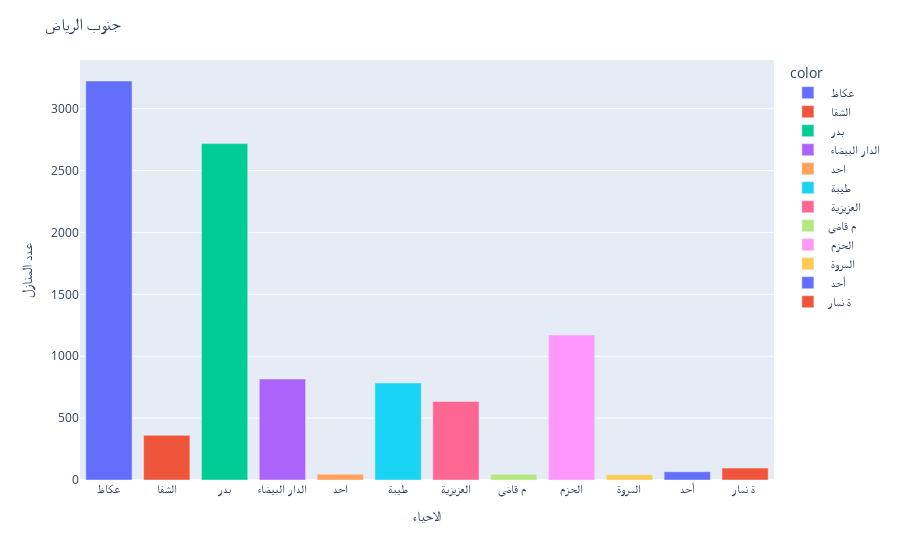

Notebook code cell kept with this figure:
### Code cell
name_s40,count = get_top_names(south_names,40)
fig = px.bar(y=count,x=name_s40,color=name_s40)
fig.update_layout(title='جنوب الرياض',
                  xaxis_title='الاحياء', yaxis_title='عدد المنازل')

### Figure 1 — Plotly figure (JSON) as saved in the notebook; plotly's stock layout.template omitted (floating-point values rounded to 4 significant figures)
{"data": [{"alignmentgroup": "True", "hovertemplate": "color= عكاظ <br>x=%{x}<br>y=%{y}<extra></extra>", "legendgroup": " عكاظ ", "marker": {"color": "#636efa", "pattern": {"shape": ""}}, "name": " عكاظ ", "offsetgroup": " عكاظ ", "orientation": "v", "showlegend": true, "textposition": "auto", "type": "bar", "x": [" عكاظ "], "xaxis": "x", "y": [3224], "yaxis": "y"}, {"alignmentgroup": "True", "hovertemplate": "color= الشفا <br>x=%{x}<br>y=%{y}<extra></extra>", "legendgroup": " الشفا ", "marker": {"color": "#EF553B", "pattern": {"shape": ""}}, "name": " الشفا ", "offsetgroup": " الشفا ", "orientation": "v", "showlegend": true, "textposition": "auto", "type": "bar", "x": [" الشفا "], "xaxis": "x", "y": [361], "yaxis": "y"}, {"alignmentgroup": "True", "hovertemplate": "color= بدر <br>x=%{x}<br>y=%{y}<extra></extra>", "legendgroup": " بدر ", "marker": {"color": "#00cc96", "pattern": {"shape": ""}}, "name": " بدر ", "offsetgroup": " بدر ", "orientation": "v", "showlegend": true, "textposition": "auto", "type": "bar", "x": [" بدر "], "xaxis": "x", "y": [2718], "yaxis": "y"}, {"alignmentgroup": "True", "hovertemplate": "color= الدار البيضاء <br>x=%{x}<br>y=%{y}<extra></extra>", "legendgroup": " الدار البيضاء ", "marker": {"color": "#ab63fa", "pattern": {"shape": ""}}, "name": " الدار البيضاء ", "offsetgroup": " الدار البيضاء ", "orientation": "v", "showlegend": true, "textposition": "auto", "type": "bar", "x": [" الدار البيضاء "], "xaxis": "x", "y": [816], "yaxis": "y"}, {"alignmentgroup": "True", "hovertemplate": "color= احد <br>x=%{x}<br>y=%{y}<extra></extra>", "legendgroup": " احد ", "marker": {"color": "#FFA15A", "pattern": {"shape": ""}}, "name": " احد ", "offsetgroup": " احد ", "orientation": "v", "showlegend": true, "textposition": "auto", "type": "bar", "x": [" احد "], "xaxis": "x", "y": [46], "yaxis": "y"}, {"alignmentgroup": "True", "hovertemplate": "color= طيبة <br>x=%{x}<br>y=%{y}<extra></extra>", "legendgroup": " طيبة ", "marker": {"color": "#19d3f3", "pattern": {"shape": ""}}, "name": " طيبة ", "offsetgroup": " طيبة ", "orientation": "v", "showlegend": true, "textposition": "auto", "type": "bar", "x": [" طيبة "], "xaxis": "x", "y": [784], "yaxis": "y"}, {"alignmentgroup": "True", "hovertemplate": "color= العزيزية <br>x=%{x}<br>y=%{y}<extra></extra>", "legendgroup": " العزيزية ", "marker": {"color": "#FF6692", "pattern": {"shape": ""}}, "name": " العزيزية ", "offsetgroup": " العزيزية ", "orientation": "v", "showlegend": true, "textposition": "auto", "type": "bar", "x": [" العزيزية "], "xaxis": "x", "y": [635], "yaxis": "y"}, {"alignmentgroup": "True", "hovertemplate": "color=م قاضي <br>x=%{x}<br>y=%{y}<extra></extra>", "legendgroup": "م قاضي ", "marker": {"color": "#B6E880", "pattern": {"shape": ""}}, "name": "م قاضي ", "offsetgroup": "م قاضي ", "orientation": "v", "showlegend": true, "textposition": "auto", "type": "bar", "x": ["م قاضي "], "xaxis": "x", "y": [46], "yaxis": "y"}, {"alignmentgroup": "True", "hovertemplate": "color= الحزم <br>x=%{x}<br>y=%{y}<extra></extra>", "legendgroup": " الحزم ", "marker": {"color": "#FF97FF", "pattern": {"shape": ""}}, "name": " الحزم ", "offsetgroup": " الحزم ", "orientation": "v", "showlegend": true, "textposition": "auto", "type": "bar", "x": [" الحزم "], "xaxis": "x", "y": [1171], "yaxis": "y"}, {"alignmentgroup": "True", "hovertemplate": "color= المروة <br>x=%{x}<br>y=%{y}<extra></extra>", "legendgroup": " المروة ", "marker": {"color": "#FECB52", "pattern": {"shape": ""}}, "name": " المروة ", "offsetgroup": " المروة ", "orientation": "v", "showlegend": true, "textposition": "auto", "type": "bar", "x": [" المروة "], "xaxis": "x", "y": [42], "yaxis": "y"}, {"alignmentgroup": "True", "hovertemplate": "color= أحد <br>x=%{x}<br>y=%{y}<extra></extra>", "legendgroup": " أحد ", "marker": {"color": "#636efa", "pattern": {"shape": ""}}, "name": " أحد ", "offsetgroup": " أحد ", "orientation": "v", "showlegend": true, "textposition": "auto", "type": "bar", "x": [" أحد "], "xaxis": "x", "y": [67], "yaxis": "y"}, {"alignmentgroup": "True", "hovertemplate": "color=ة نمار <br>x=%{x}<br>y=%{y}<extra></extra>", "legendgroup": "ة نمار ", "marker": {"color": "#EF553B", "pattern": {"shape": ""}}, "name": "ة نمار ", "offsetgroup": "ة نمار ", "orientation": "v", "showlegend": true, "textposition": "auto", "type": "bar", "x": ["ة نمار "], "xaxis": "x", "y": [96], "yaxis": "y"}], "layout": {"barmode": "relative", "legend": {"title": {"text": "color"}, "tracegroupgap": 0}, "margin": {"t": 60}, "title": {"text": "جنوب الرياض"}, "xaxis": {"anchor": "y", "domain": [0, 1], "title": {"text": "الاحياء"}}, "yaxis": {"anchor": "x", "domain": [0, 1], "title": {"text": "عدد المنازل"}}}}
